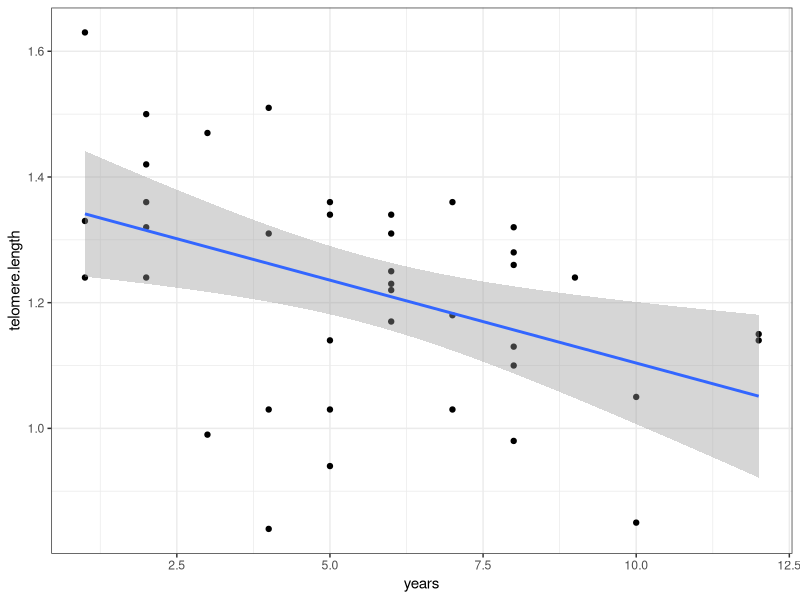
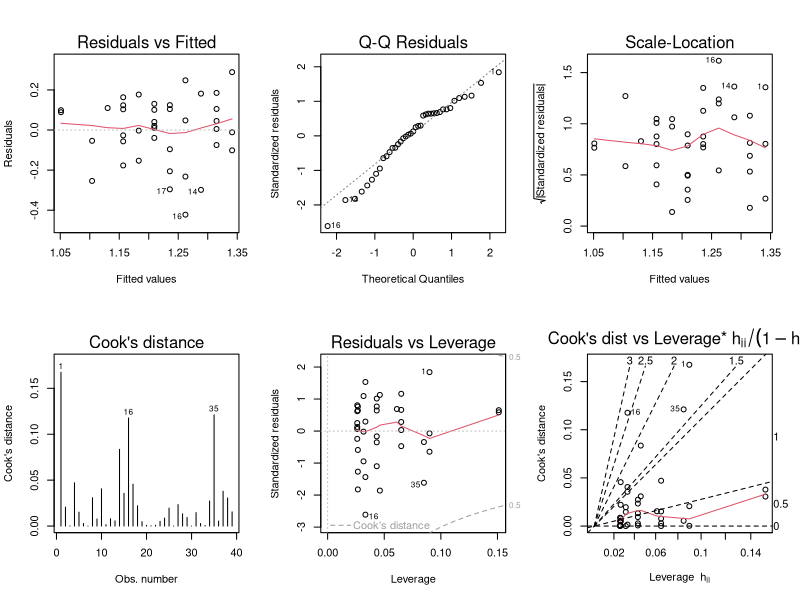
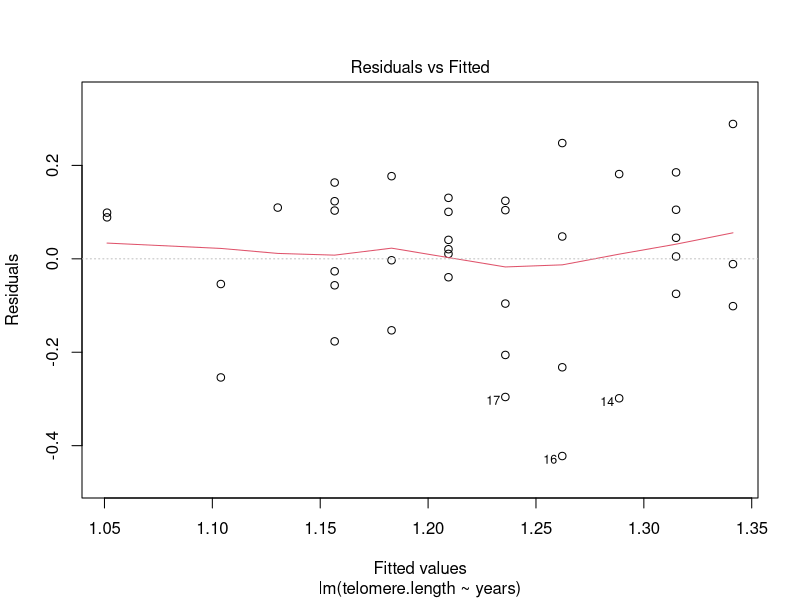
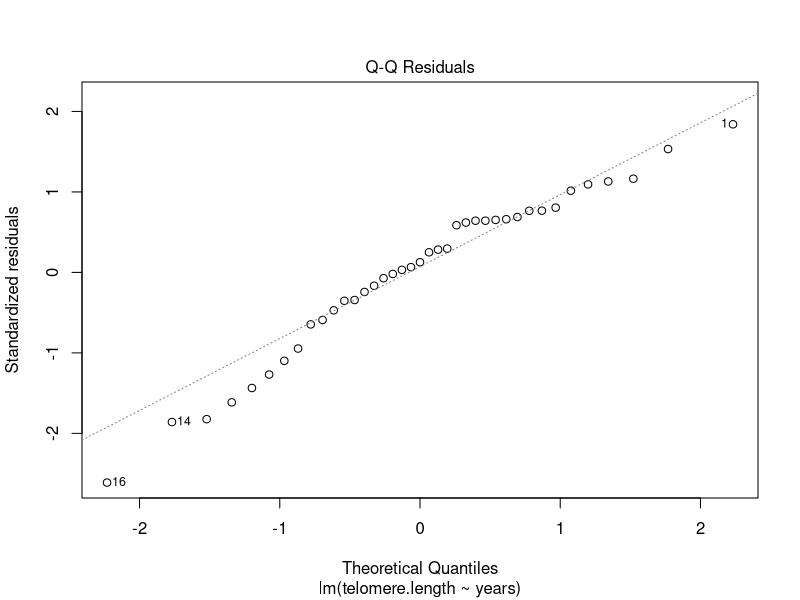
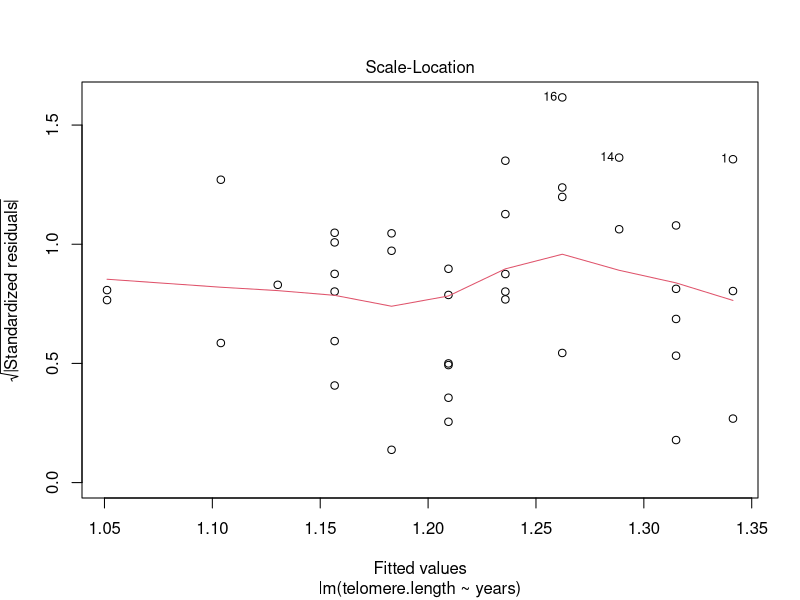
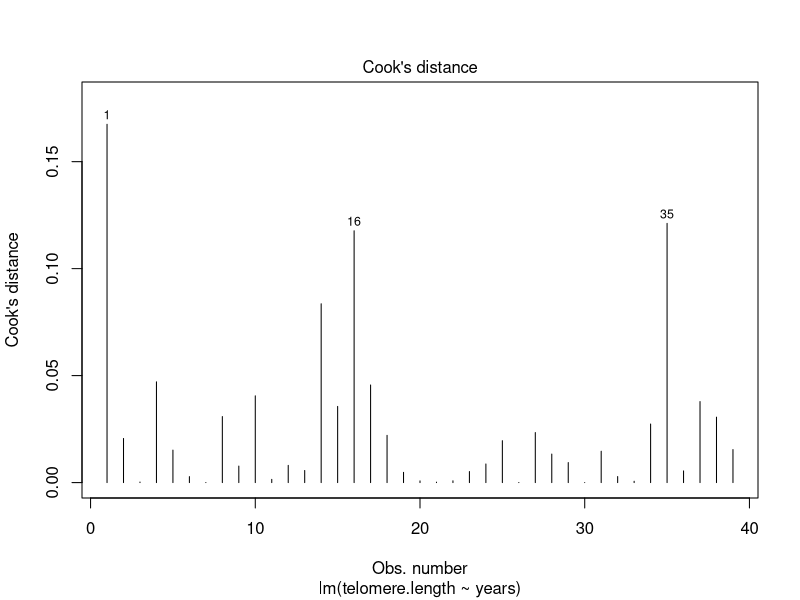
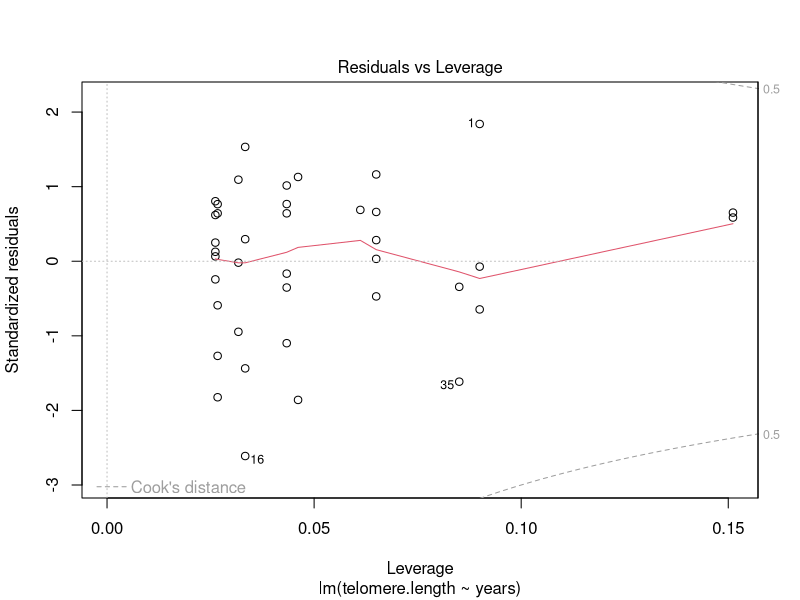
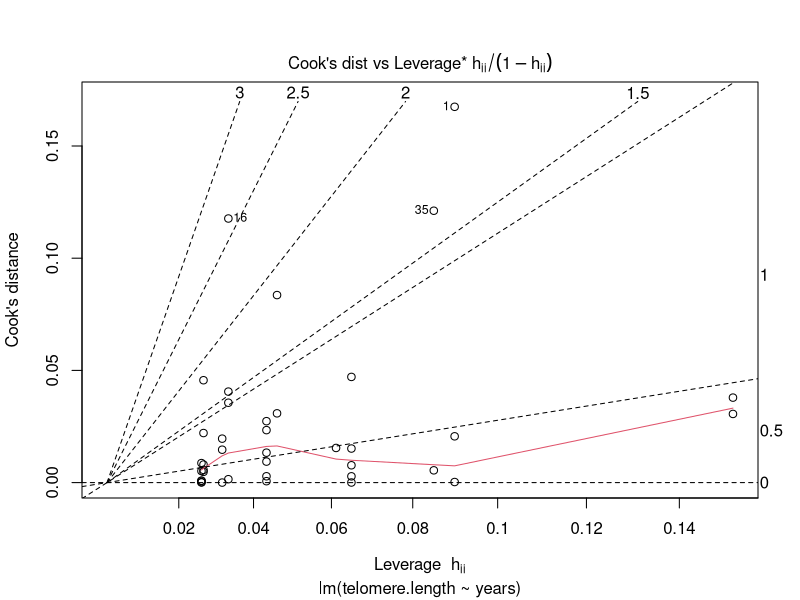

Here is the R script that generated these plots, in order:
## ----libraries, message=FALSE, warning=FALSE, echo=FALSE-----------------
library("dplyr")
library("ggplot2")

## ----set_seed, echo=FALSE------------------------------------------------
set.seed(2)

## ----data, echo=FALSE, warning=FALSE-------------------------------------
# From `abd` package
Telomeres <- structure(list(years = c(1L, 1L, 1L, 2L, 2L, 2L, 2L, 3L, 2L, 
4L, 4L, 5L, 5L, 3L, 4L, 4L, 5L, 5L, 5L, 6L, 6L, 6L, 6L, 6L, 7L, 
6L, 8L, 8L, 8L, 7L, 7L, 8L, 8L, 8L, 10L, 10L, 12L, 12L, 9L), 
    telomere.length = c(1.63, 1.24, 1.33, 1.5, 1.42, 1.36, 1.32, 
    1.47, 1.24, 1.51, 1.31, 1.36, 1.34, 0.99, 1.03, 0.84, 0.94, 
    1.03, 1.14, 1.17, 1.23, 1.25, 1.31, 1.34, 1.36, 1.22, 1.32, 
    1.28, 1.26, 1.18, 1.03, 1.1, 1.13, 0.98, 0.85, 1.05, 1.15, 
    1.14, 1.24)), .Names = c("years", "telomere.length"), class = "data.frame", row.names = c(NA, 
-39L))

ggplot(Telomeres, aes(years, telomere.length)) + 
  geom_point() + 
  stat_smooth(method = "lm") + 
  theme_bw()

## ----default_diagnostics, dependson = "data"-----------------------------
opar = par(mfrow=c(2,3))
m <- lm(telomere.length ~ years, Telomeres)
plot(m, 1:6, ask = FALSE)
par(opar)

## ----leverage, dependson="data"------------------------------------------
m <- lm(telomere.length~years, Telomeres)

cbind(Telomeres, leverage = hatvalues(m)) %>%
  select(years, leverage) %>% 
  unique() %>% 
  arrange(-years)

## ----residuals, dependson="data"-----------------------------------------
m <- lm(telomere.length~years, Telomeres)

Telomeres %>%
  mutate(leverage     = hatvalues(m), 
         residual     = residuals(m), 
         standardized = rstandard(m),
         studentized  = rstudent(m)) 

## ----residual_vs_fitted, dependson="residuals"---------------------------
plot(m, 1)

## ----qqplot, dependson="residuals"---------------------------------------
plot(m, 2)

## ----absolute_residuals, dependson="residuals", echo=FALSE---------------
plot(m, 3)

## ----cooks_distance, dependson="residuals"-------------------------------
plot(m, 4)

## ----residuals_vs_leverage, dependson="residuals"------------------------
plot(m, 5)

## ----cooks_distance_vs_leverage, dependson="residuals"-------------------
plot(m, 6)
